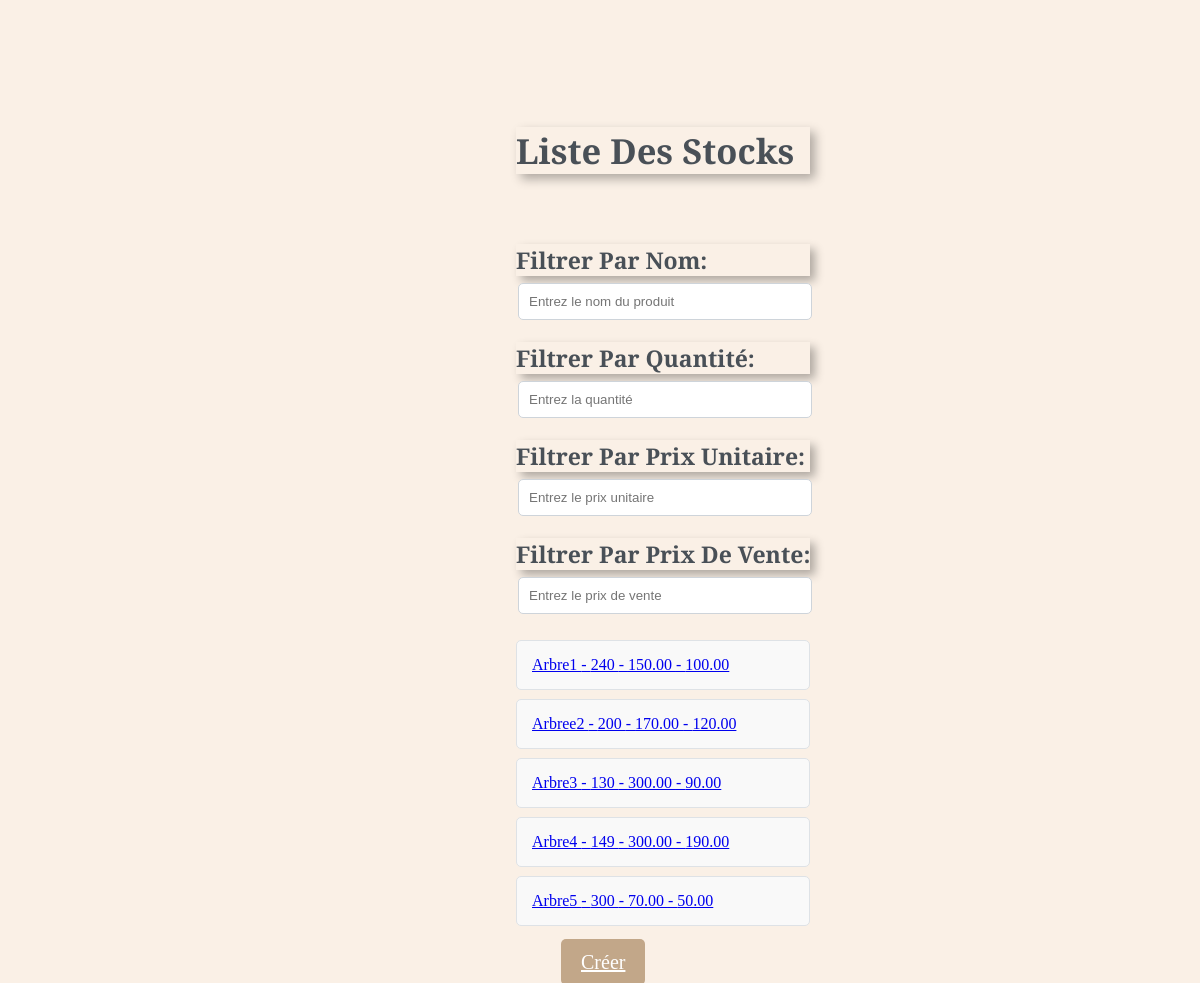
Screenshot of /firstapp/stocks/ with the database file from the repository.
### firstapp/models.py (models this page shows, shortened)
class Stock(models.Model):
    CodeP = models.AutoField(primary_key=True)
    NomP = models.CharField(max_length=25)
    quantite = models.IntegerField(default=0)
    prixUnitaire=models.DecimalField(max_digits=10, decimal_places=2,default=0)
    prixVente=models.DecimalField(max_digits=10, decimal_places=2,default=0)
    Designation = models.TextField(default='')

### firstapp/views.py (the view)
# urls.py: path('stocks/', stock_list, name='stock_list'),
def stock_list(request):
    stocks = Stock.objects.all()
    return render(request, 'stock/stock_list.html', {'stocks': stocks})

### firstapp/Templates/stock/stock_list.html (shortened to what this page needs)
<!DOCTYPE html>
<html lang="en">
<head>
</head>
<body>
{% block content %}
  <h2>Liste des stocks</h2> <br>
  <label for="filterNom">Filtrer par nom:</label>
  <input type="text" id="filterNom" onkeyup="filterStocks()" placeholder="Entrez le nom du produit">
  <br>
  <label for="filterQuantite">Filtrer par quantité:</label>
  <input type="number" id="filterQuantite" onkeyup="filterStocks()" placeholder="Entrez la quantité">
  <br>
  <label for="filterPrixUnitaire">Filtrer par prix unitaire:</label>
  <input type="number" id="filterPrixUnitaire" onkeyup="filterStocks()" placeholder="Entrez le prix unitaire">
  <br>
  <label for="filterPrixVente">Filtrer par prix de vente:</label>
  <input type="number" id="filterPrixVente" onkeyup="filterStocks()" placeholder="Entrez le prix de vente">
  <br>
  <ul id="stockList">
    {% for stock in stocks %}
      <li data-nom="{{ stock.NomP }}" data-quantite="{{ stock.quantite }}" data-prix-vente="{{ stock.prixVente }}" data-prix-unitaire="{{ stock.prixUnitaire }}">
        <a href="{% url 'stock_detail' CodeP=stock.CodeP %}">{{ stock.NomP }} - {{ stock.quantite }} - {{ stock.prixVente }} - {{ stock.prixUnitaire }}</a>
      </li>
    {% endfor %}
  </ul>
   <a  class="btn-create" href="{% url 'stock_create' %}">Créer</a>
{% endblock %}
</body>
</html>

### firstapp/Templates/stock/stock_list.html (style rules this page uses)
body { position: absolute; top: 10%; left: 43%; font-size: 23px; font-family: 'Cormorant Upright', serif; background-color: #faf0e6; color: white; box-sizing:border-box; margin: 0%; padding: 0; transition:all 0.5s cubic-bezier(.43,1.1,.62,1.08); text-transform: capitalize; }
h2 { font-weight: bold; color: #495057; box-shadow: 5px 5px 10px rgba(0, 0, 0, 0.3); }
label { display: block; margin-top: 15px; color: #495057; box-shadow: 5px 5px 10px rgba(0, 0, 0, 0.3); font-weight: bold; }
input { padding: 10px; margin: 7px 2px; border: 1px solid #ced4da; border-radius: 5px; width: 100%; box-sizing: border-box; }
ul { list-style-type: none; padding: 0; margin-top: 20px; }
li { border: 1px solid #dee2e6; margin-top: -1px; background-color: #f9f9f9; padding: 15px; text-decoration: none; font-size: 16px; color: #495057; display: block; transition: 0.3s; border-radius: 5px; margin-bottom: 10px; }
.btn-create { background-color: #c2a789; color: #fff; padding: 12px 20px; font-size: 20px; border: none; position: relative; left: 45px; cursor: pointer; border-radius: 5px; transition: background-color 0.3s ease; font-family: 'Cormorant Upright', serif; }

### rows the page displays
Stock: NomP "Arbre1", quantite "240", prixVente "150.00", prixUnitaire "100.00"
Stock: NomP "Arbree2", quantite "200", prixVente "170.00", prixUnitaire "120.00"
Stock: NomP "Arbre3", quantite "130", prixVente "300.00", prixUnitaire "90.00"
Stock: NomP "Arbre4", quantite "149", prixVente "300.00", prixUnitaire "190.00"
Stock: NomP "Arbre5", quantite "300", prixVente "70.00", prixUnitaire "50.00"
